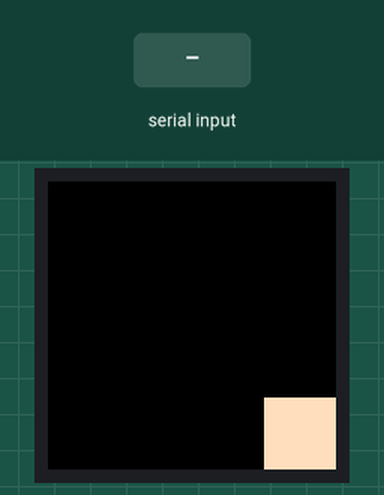
Recording of a sketch running on a simulated Arduino Uno, built with avr-gcc and run on an emulated ATmega328P. Shown: 32×32 colour display. The inputs (shaded band) are chosen by the test bench. What the sketch prints to the serial monitor is not drawn.

Above: at 4.2 s.
5.7 s: "1" received over Serial
At 5.87 s:
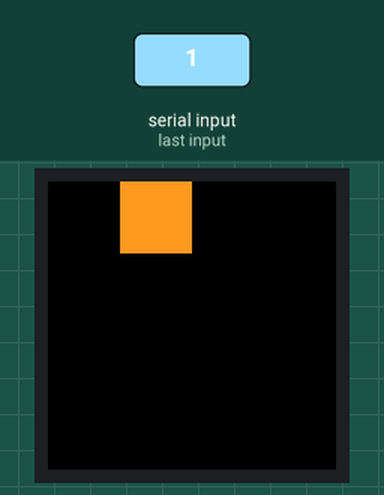
7.5 s: byte 97 ('a') received over Serial
At 7.67 s:
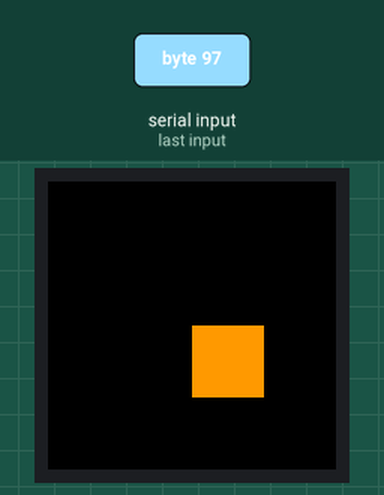
9.3 s: byte 98 ('b') received over Serial
At 9.44 s:
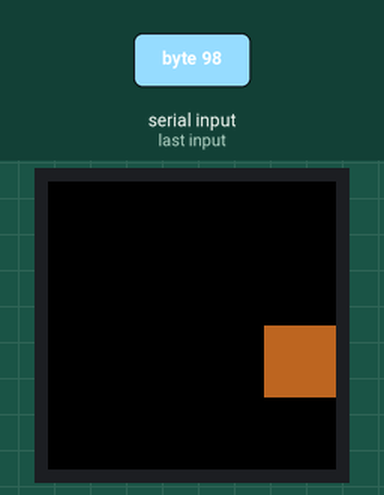
11.0 s: "2" received over Serial
At 11.19 s:
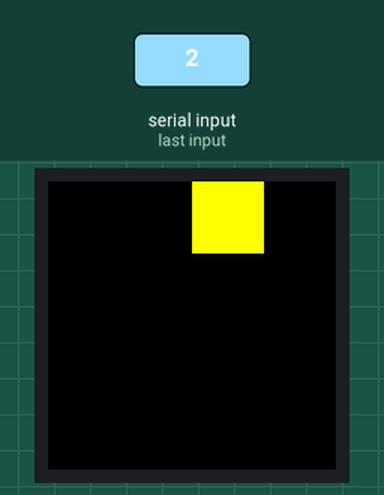
Timing chart, 0 to 13.8 s (numbered marks = the images above; inputs shaded):
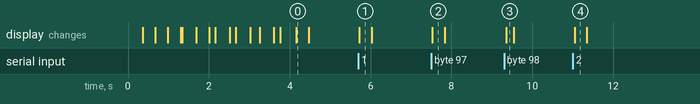

The sketch:

video_screen.ino
```cpp
#include <RGBmatrixPanel.h>

// Most of the signal pins are configurable, but the CLK pin has some
// special constraints.  On 8-bit AVR boards it must be on PORTB...
// Pin 8 works on the Arduino Uno & compatibles (e.g. Adafruit Metro),
// Pin 11 works on the Arduino Mega.  On 32-bit SAMD boards it must be
// on the same PORT as the RGB data pins (D2-D7)...
// Pin 8 works on the Adafruit Metro M0 or Arduino Zero,
// Pin A4 works on the Adafruit Metro M4 (if using the Adafruit RGB
// Matrix Shield, cut trace between CLK pads and run a wire to A4).

#define CLK  8   // USE THIS ON ARDUINO UNO, ADAFRUIT METRO M0, etc.
//#define CLK A4 // USE THIS ON METRO M4 (not M0)
//#define CLK 11 // USE THIS ON ARDUINO MEGA
#define OE   9
#define LAT 10
#define A   A0
#define B   A1
#define C   A2
#define D   A3

#define FPS (1000/50)

#define GAME_STATE_MAIN (0)
#define GAME_STATE_CORRECT (1)
#define GAME_STATE_INCORRECT (2)

int game_state = GAME_STATE_MAIN;

#define NUM_CELLS (16)
#define CELL_SIZE (8)

#define NONE_NOTE (-1)
#define NOTE_DURATION (7)
char notes_played_len[NUM_CELLS] = {
  0,0,0,0,
  0,0,0,0,
  0,0,0,0,
  0,0,0,0,
};

#define CORRECT_COMMAND ('z')
#define INCORRECT_COMMAND ('x')
#define STATE_TIME (18)
byte time_played = 0;
uint16_t color_r_played = 0;
uint16_t color_g_played = 0;
uint16_t color_b_played = 0;

RGBmatrixPanel matrix(A, B, C, D, CLK, LAT, OE, false);

void setup() {
  Serial.begin(9600);
  matrix.begin();

  matrix.fillScreen(matrix.Color333(0,0,0));

  for (int i = 0; i != NUM_CELLS; i++) {
    for (int j = NOTE_DURATION; j != 0; j--) {
      matrix.fillScreen(matrix.Color333(0,0,0));
      matrix.fillRect(get_cell_x(i), get_cell_y(i), CELL_SIZE, CELL_SIZE, get_cell_color(i, j));
      delay(FPS);
    }
  }
  matrix.fillScreen(matrix.Color333(0,0,0));
  // Do not ever uncomment Serial.print* lines or this won't work
  //Serial.println("Setup finished");
  Serial.print('r');
}

void loop() {
  switch (game_state)
  {
  case GAME_STATE_MAIN:
    game_state_main();
    break;
  case GAME_STATE_CORRECT:
    game_state_correct();
    break;
  case GAME_STATE_INCORRECT:
    game_state_incorrect();
    break;
  default:
    break;
  }
}

void game_state_main() {
  matrix.fillScreen(matrix.Color333(0,0,0));
  for (int i = 0; i != NUM_CELLS; i++) {
    if (notes_played_len[i] > 0) {
      //Serial.print(i); Serial.print(" "); Serial.println((int)notes_played_len[i]);
      matrix.fillRect(get_cell_x(i), get_cell_y(i), CELL_SIZE, CELL_SIZE, get_cell_color(i, notes_played_len[i]));
      notes_played_len[i]--;
    }
  }
  delay(FPS);
}

void game_state_correct() {
  for (int i = 0; i != 32; i++)
  {
    float factor = (sin(((time_played+i)/16.0f)*3.14f/50.0f)+1)/2.0f;
    matrix.drawLine(0, i, 31, i, matrix.Color888(
      (uint16_t)(factor*color_r_played),
      (uint16_t)(factor*color_g_played),
      (uint16_t)(factor*color_b_played)
    ));
  }

  time_played--;
  if (time_played == 0)
  {
    game_state = GAME_STATE_MAIN;
  }
  delay(FPS);
}

void game_state_incorrect() {
  for (int i = 0; i != 32; i++)
  {
    float factor = (sin(((time_played+i)/16.0f)*3.14f/50.0f)+1)/2.0f;
    matrix.drawLine(i, 0, i, 31, matrix.Color888(
      (uint16_t)(factor*color_r_played),
      (uint16_t)(factor*color_g_played),
      (uint16_t)(factor*color_b_played)
    ));
  }

  time_played--;
  if (time_played == 0)
  {
    game_state = GAME_STATE_MAIN;
  }
  delay(FPS);
}

byte get_cell_x(int note) {
  switch (note)
  {
  case 0: case 4: case 8: case 12: return 0;
  case 1: case 5: case 9: case 13: return 8;
  case 2: case 6: case 10: case 14: return 16;
  case 3: case 7: case 11: case 15: return 24;
  default: return -1;
  }
}

byte get_cell_y(int note) {
  switch (note)
  {
  case 0: case 1: case 2: case 3: return 0;
  case 4: case 5: case 6: case 7: return 8;
  case 8: case 9: case 10: case 11: return 16;
  case 12: case 13: case 14: case 15: return 24;
  default: return -1;
  }
}

uint16_t get_cell_color(byte note, char duration) {
  uint8_t r;
  uint8_t g;
  uint8_t b;

  switch (note) {
    case 0: r=7;g=0;b=2; break;
    case 1: r=7;g=4;b=1; break;
    case 2: r=7;g=7;b=0; break;
    case 3: r=6;g=7;b=1; break;
    case 4: r=1;g=5;b=2; break;
    case 5: r=2;g=7;b=7; break;
    case 6: r=0;g=4;b=6; break;
    case 7: r=4;g=0;b=5; break;
    case 8: r=7;g=1;b=7; break;
    case 9: r=4;g=4;b=4; break;
    case 10: r=7;g=4;b=0; break;
    case 11: r=5;g=3;b=1; break;
    case 12: r=4;g=4;b=0; break;
    case 13: r=0;g=4;b=4; break;
    case 14: r=0;g=0;b=4; break;
    case 15: r=7;g=6;b=5; break;
  }
  char inv_duration = NOTE_DURATION-duration;

  return matrix.Color333(
    (r-inv_duration)>0?(r-inv_duration):0,
    (g-inv_duration)>0?(g-inv_duration):0,
    (b-inv_duration)>0?(b-inv_duration):0
  );
}

void serialEvent() {
    while (Serial.available() > 0) {
    byte note_played = NONE_NOTE;
    char inChar = (char)Serial.read();
    //Serial.print("Got char "); Serial.println(inChar);

    if (game_state != GAME_STATE_MAIN) {
      // ignore input if we're not in the main state
      return;
    }

    if (inChar == '0') { note_played = 0; }
    else if (inChar == '1') { note_played = 1; }
    else if (inChar == '2') { note_played = 2; }
    else if (inChar == '3') { note_played = 3; }
    else if (inChar == '4') { note_played = 4; }
    else if (inChar == '5') { note_played = 5; }
    else if (inChar == '6') { note_played = 6; }
    else if (inChar == '7') { note_played = 7; }
    else if (inChar == '8') { note_played = 8; }
    else if (inChar == '9') { note_played = 9; }
    else if (inChar == 'a') { note_played = 10; }
    else if (inChar == 'b') { note_played = 11; }
    else if (inChar == 'c') { note_played = 12; }
    else if (inChar == 'd') { note_played = 13; }
    else if (inChar == 'e') { note_played = 14; }
    else if (inChar == 'f') { note_played = 15; }

    if (note_played != NONE_NOTE) {
      notes_played_len[note_played] = NOTE_DURATION;
    }

    if (inChar == CORRECT_COMMAND) {
      game_state = GAME_STATE_CORRECT;
      time_played = STATE_TIME;
      color_r_played = 64;
      color_g_played = 224;
      color_b_played = 64;
    }
    else if (inChar == INCORRECT_COMMAND) {
      game_state = GAME_STATE_INCORRECT;
      time_played = STATE_TIME;
      color_r_played = 224;
      color_g_played = 64;
      color_b_played = 64;
    }
  }
}
```

Measured:
- after the input at 5.7 s, the display: changes at once (image 1)
- after the input at 7.5 s, the display: changes at once (image 2)
- after the input at 9.3 s, the display: changes after 0.05 s (image 3)
- after the input at 11.0 s, the display: changes at once (image 4)
